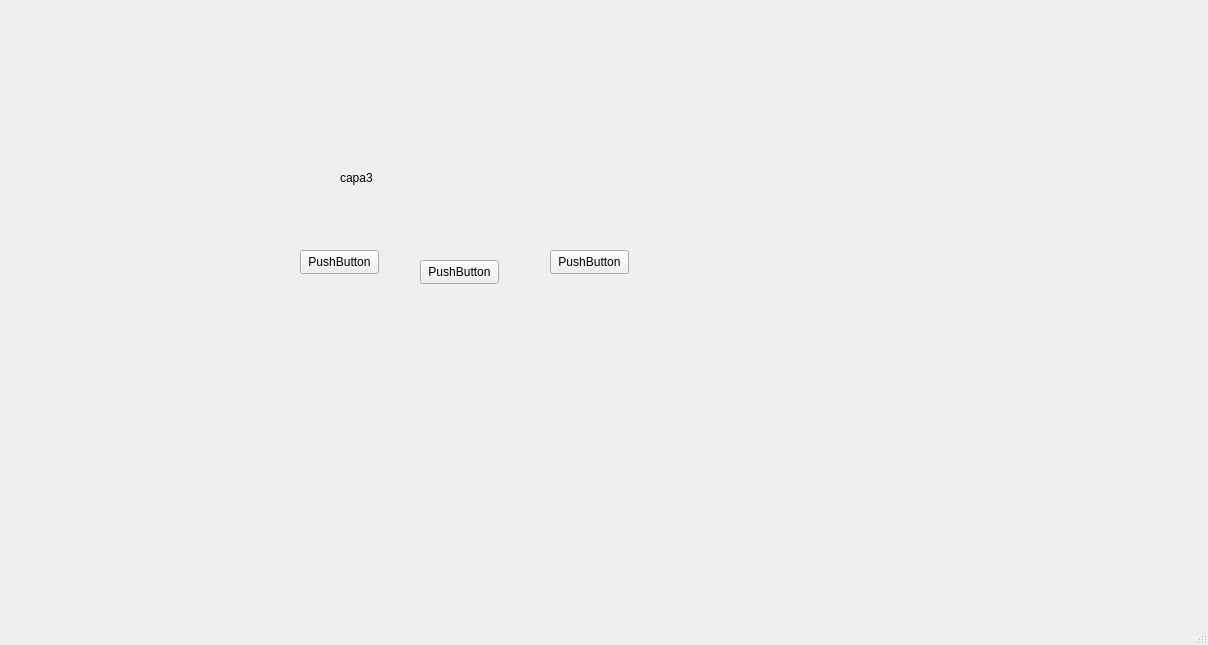
<?xml version="1.0" encoding="UTF-8"?>
<ui version="4.0">
 <class>MainWindow</class>
 <widget class="QMainWindow" name="MainWindow">
  <property name="geometry">
   <rect>
    <x>0</x>
    <y>0</y>
    <width>1208</width>
    <height>645</height>
   </rect>
  </property>
  <property name="windowTitle">
   <string>MainWindow</string>
  </property>
  <widget class="QWidget" name="centralwidget">
   <widget class="QStackedWidget" name="stackedWidget">
    <property name="geometry">
     <rect>
      <x>300</x>
      <y>130</y>
      <width>120</width>
      <height>80</height>
     </rect>
    </property>
    <property name="currentIndex">
     <number>1</number>
    </property>
    <widget class="QWidget" name="page">
     <widget class="QLabel" name="label_2">
      <property name="geometry">
       <rect>
        <x>50</x>
        <y>30</y>
        <width>49</width>
        <height>16</height>
       </rect>
      </property>
      <property name="text">
       <string>capa2</string>
      </property>
     </widget>
    </widget>
    <widget class="QWidget" name="page_3">
     <widget class="QLabel" name="label_3">
      <property name="geometry">
       <rect>
        <x>40</x>
        <y>40</y>
        <width>49</width>
        <height>16</height>
       </rect>
      </property>
      <property name="text">
       <string>capa3</string>
      </property>
     </widget>
    </widget>
    <widget class="QWidget" name="page_2">
     <widget class="QLabel" name="label">
      <property name="geometry">
       <rect>
        <x>30</x>
        <y>20</y>
        <width>49</width>
        <height>16</height>
       </rect>
      </property>
      <property name="text">
       <string>Capa1</string>
      </property>
     </widget>
    </widget>
   </widget>
   <widget class="QPushButton" name="Boton1">
    <property name="geometry">
     <rect>
      <x>300</x>
      <y>250</y>
      <width>79</width>
      <height>24</height>
     </rect>
    </property>
    <property name="text">
     <string>PushButton</string>
    </property>
   </widget>
   <widget class="QPushButton" name="boton2">
    <property name="geometry">
     <rect>
      <x>420</x>
      <y>260</y>
      <width>79</width>
      <height>24</height>
     </rect>
    </property>
    <property name="text">
     <string>PushButton</string>
    </property>
   </widget>
   <widget class="QPushButton" name="Boton3">
    <property name="geometry">
     <rect>
      <x>550</x>
      <y>250</y>
      <width>79</width>
      <height>24</height>
     </rect>
    </property>
    <property name="text">
     <string>PushButton</string>
    </property>
   </widget>
  </widget>
  <widget class="QMenuBar" name="menubar">
   <property name="geometry">
    <rect>
     <x>0</x>
     <y>0</y>
     <width>1208</width>
     <height>33</height>
    </rect>
   </property>
  </widget>
  <widget class="QStatusBar" name="statusbar"/>
 </widget>
 <resources/>
 <connections/>
</ui>
